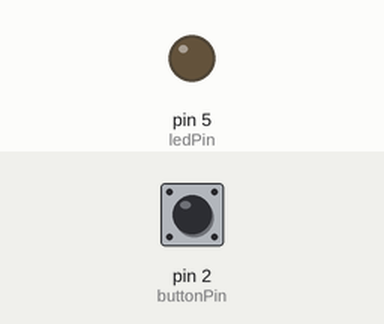
Bench run of a sketch on a simulated Arduino Uno, built with avr-gcc and run on an emulated ATmega328P. Parts: output pins drawn as LEDs (lit = HIGH). The test bench sets the inputs (shaded band); at power-on: pin 2 (buttonPin) LOW. What the sketch prints to the serial monitor is not drawn.

Above: at 1.2 s.
1.3 s: pin 2 (buttonPin) pulled HIGH for 0.15 s
At 1.37 s:
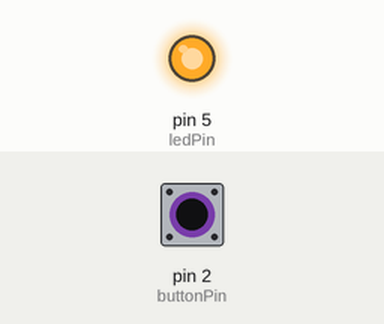
2.9 s: pin 2 (buttonPin) pulled HIGH for 3.2 s
At 6.9 s:
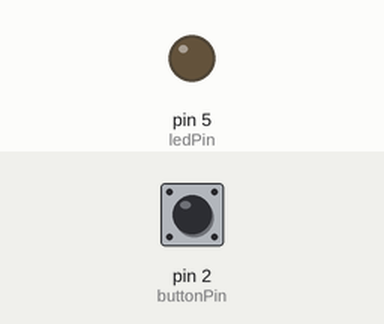
Timing chart, 0 to 8.4 s (numbered marks = the images above; inputs shaded):
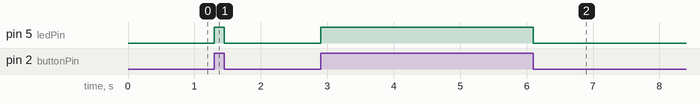

The sketch:

Feb_7_-_push_button_LED.ino
```cpp
const int buttonPin = 2;
const int ledPin = 5 ;
int buttonState = 0 ;

void setup() {
  // put your setup code here, to run once:
  Serial.begin(115200) ;
  pinMode (buttonPin, INPUT) ;
  pinMode (ledPin , OUTPUT) ;
}

void loop() {
  // put your main code here, to run repeatedly:
  buttonState = digitalRead(buttonPin) ;
  Serial.println(buttonState) ;
  if (buttonState == HIGH) {
    digitalWrite(ledPin , HIGH) ;
  } else {
    digitalWrite(ledPin, LOW) ;
  }
    }
```

Measured:
- after the input at 1.3 s, pin 5 (ledPin): LOW → HIGH at once, → LOW 0.15 s later
- after the input at 2.9 s, pin 5 (ledPin): LOW → HIGH at once, → LOW 3.2 s later
